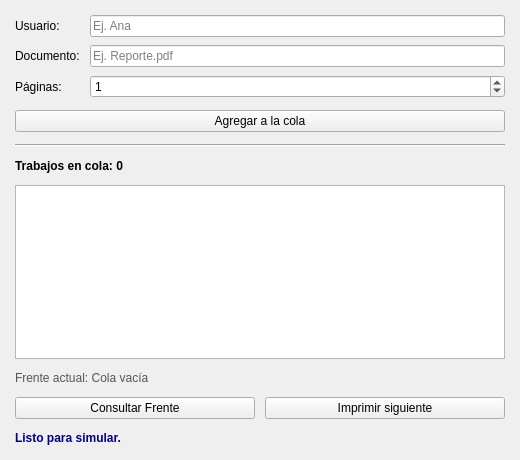
<?xml version="1.0" encoding="UTF-8"?>
<ui version="4.0">
 <class>ColaImpresionWidget</class>
 <widget class="QWidget" name="ColaImpresionWidget">
  <property name="geometry">
   <rect>
    <x>0</x>
    <y>0</y>
    <width>520</width>
    <height>460</height>
   </rect>
  </property>
  <property name="windowTitle">
   <string>Simulación de Cola de Impresión</string>
  </property>
  <layout class="QVBoxLayout" name="verticalLayout">
   <property name="spacing">
    <number>12</number>
   </property>
   <property name="leftMargin">
    <number>15</number>
   </property>
   <property name="topMargin">
    <number>15</number>
   </property>
   <property name="rightMargin">
    <number>15</number>
   </property>
   <property name="bottomMargin">
    <number>15</number>
   </property>
   <item>
    <layout class="QFormLayout" name="formLayout">
     <property name="horizontalSpacing">
      <number>10</number>
     </property>
     <property name="verticalSpacing">
      <number>8</number>
     </property>
     <item row="0" column="0">
      <widget class="QLabel" name="label">
       <property name="text">
        <string>Usuario:</string>
       </property>
      </widget>
     </item>
     <item row="0" column="1">
      <widget class="QLineEdit" name="txtUsuario">
       <property name="placeholderText">
        <string>Ej. Ana</string>
       </property>
      </widget>
     </item>
     <item row="1" column="0">
      <widget class="QLabel" name="label_2">
       <property name="text">
        <string>Documento:</string>
       </property>
      </widget>
     </item>
     <item row="1" column="1">
      <widget class="QLineEdit" name="txtDocumento">
       <property name="placeholderText">
        <string>Ej. Reporte.pdf</string>
       </property>
      </widget>
     </item>
     <item row="2" column="0">
      <widget class="QLabel" name="label_3">
       <property name="text">
        <string>Páginas:</string>
       </property>
      </widget>
     </item>
     <item row="2" column="1">
      <widget class="QSpinBox" name="spinPaginas">
       <property name="minimum">
        <number>0</number>
       </property>
       <property name="maximum">
        <number>9999</number>
       </property>
       <property name="value">
        <number>1</number>
       </property>
      </widget>
     </item>
    </layout>
   </item>
   <item>
    <widget class="QPushButton" name="btnAgregar">
     <property name="text">
      <string>Agregar a la cola</string>
     </property>
    </widget>
   </item>
   <item>
    <widget class="Line" name="line">
     <property name="orientation">
      <enum>Qt::Horizontal</enum>
     </property>
    </widget>
   </item>
   <item>
    <widget class="QLabel" name="lblTotalPendientes">
     <property name="font">
      <font>
       <weight>75</weight>
       <bold>true</bold>
      </font>
     </property>
     <property name="text">
      <string>Trabajos en cola: 0</string>
     </property>
    </widget>
   </item>
   <item>
    <widget class="QListWidget" name="listTrabajos"/>
   </item>
   <item>
    <widget class="QLabel" name="lblFrente">
     <property name="styleSheet">
      <string>color: #555555;</string>
     </property>
     <property name="text">
      <string>Frente actual: Cola vacía</string>
     </property>
    </widget>
   </item>
   <item>
    <layout class="QHBoxLayout" name="horizontalLayout">
     <property name="spacing">
      <number>10</number>
     </property>
     <item>
      <widget class="QPushButton" name="btnConsultarFrente">
       <property name="text">
        <string>Consultar Frente</string>
       </property>
      </widget>
     </item>
     <item>
      <widget class="QPushButton" name="btnImprimir">
       <property name="text">
        <string>Imprimir siguiente</string>
       </property>
      </widget>
     </item>
    </layout>
   </item>
   <item>
    <widget class="QLabel" name="lblMensajes">
     <property name="styleSheet">
      <string>color: darkblue; font-weight: bold;</string>
     </property>
     <property name="text">
      <string>Listo para simular.</string>
     </property>
     <property name="wordWrap">
      <bool>true</bool>
     </property>
    </widget>
   </item>
  </layout>
 </widget>
 <resources/>
 <connections/>
</ui>
